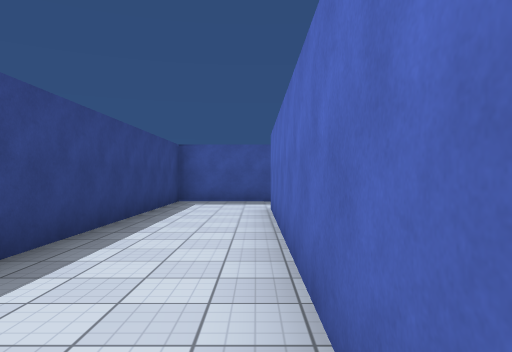
[1] (above)

24 first-person views from a walk through a Unity game level. The camera is 1.4 m above the floor, looks level and sees 70° across. The floor is counted in squares, 2 m on a side. Each view is taken from the middle of a square. On the plan, view 1 faces up. The plan holds only what a view shows up to about 11 squares ahead; the rest is blank. The place goes on beyond the plan. Surface patterns are stand-ins for the level's own textures.

[2]
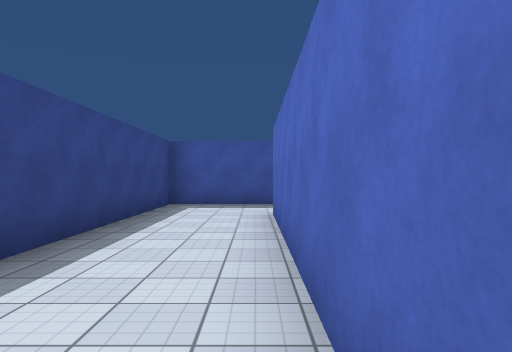

[3]
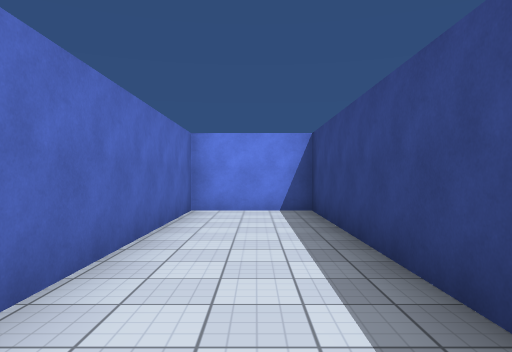

[4]
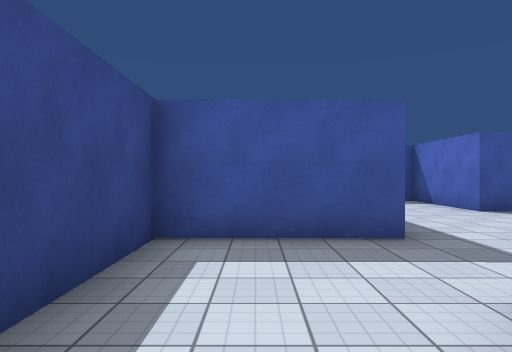

[5]
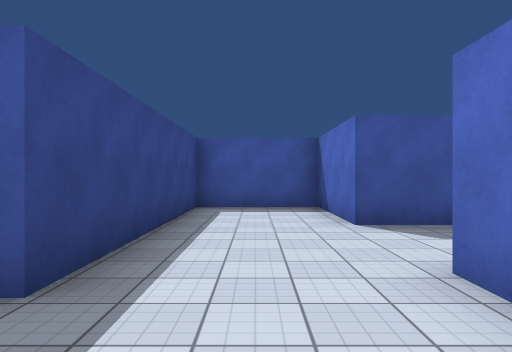

[6]
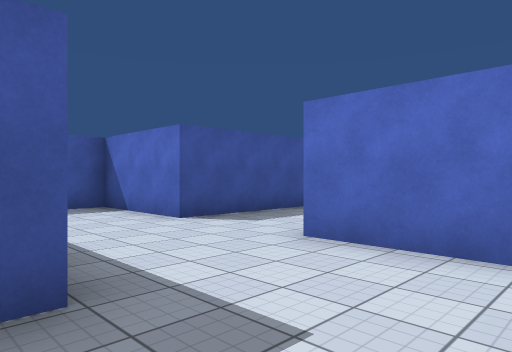

[7]
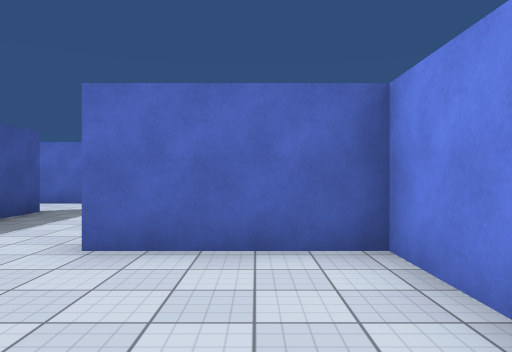

[8]
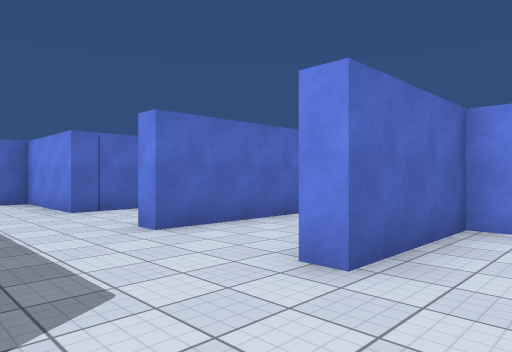

[9]
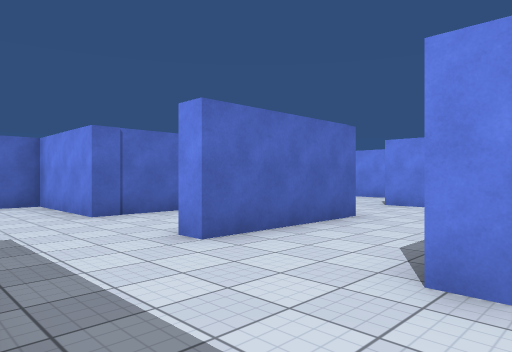

[10]
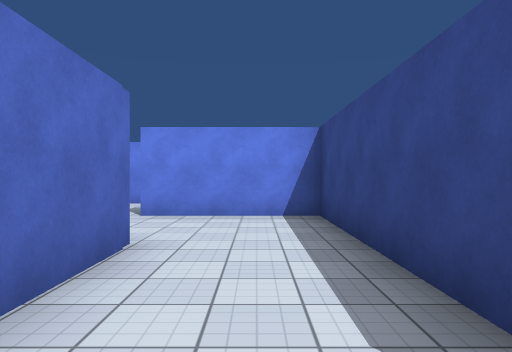

[11]
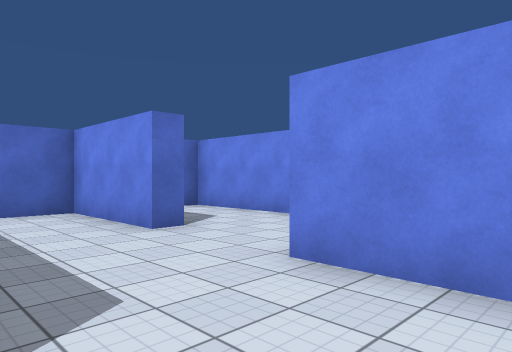

[12]
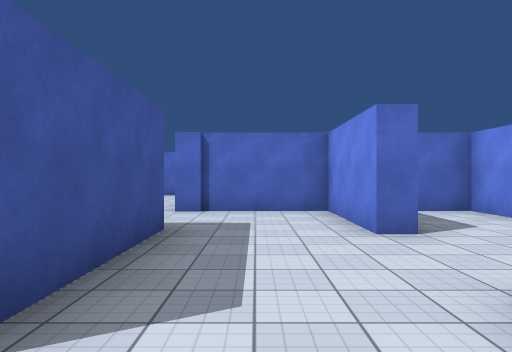

[13]
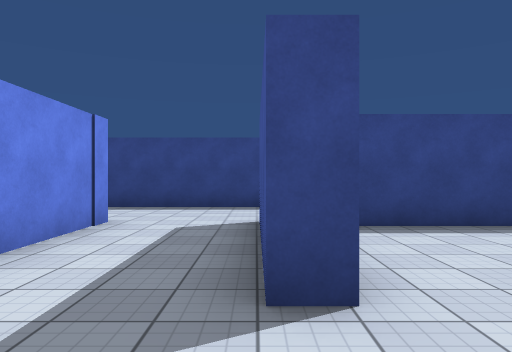

[14]
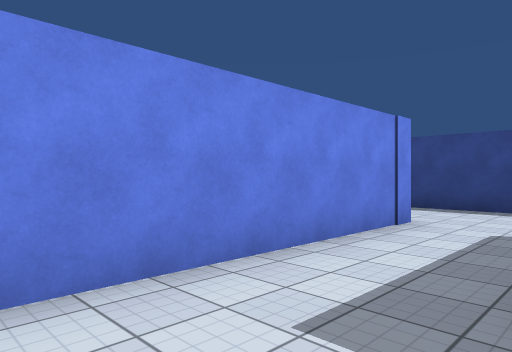

[15]
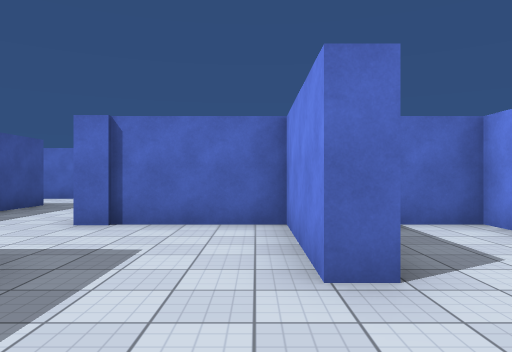

[16]
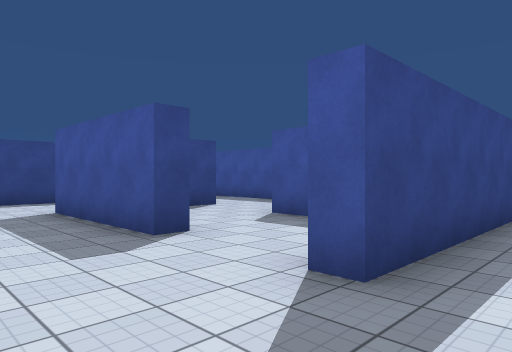

[17]
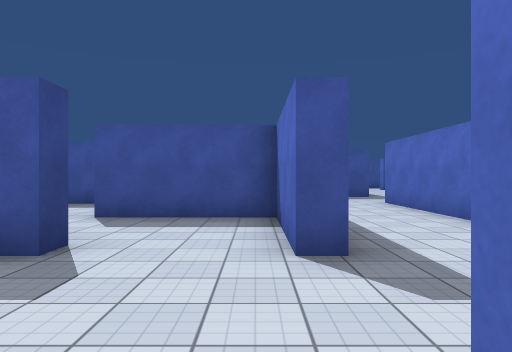

[18]
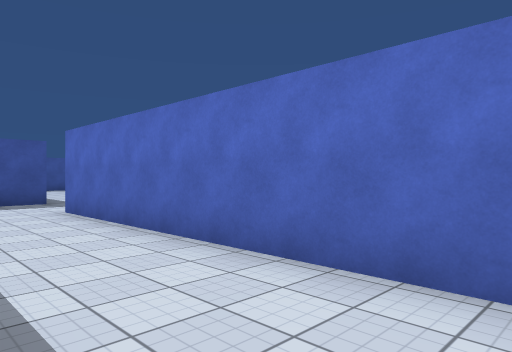

[19]
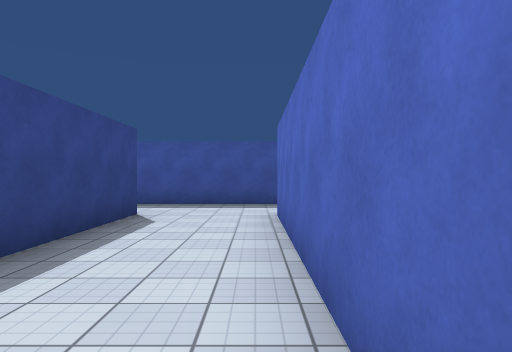

[20]
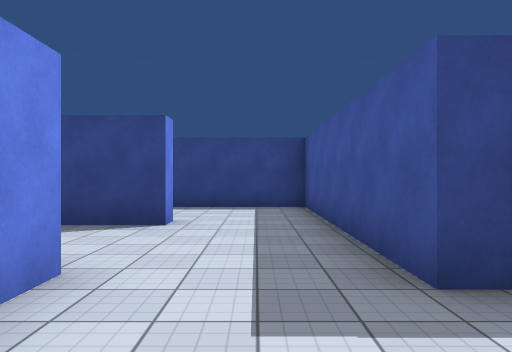

[21]
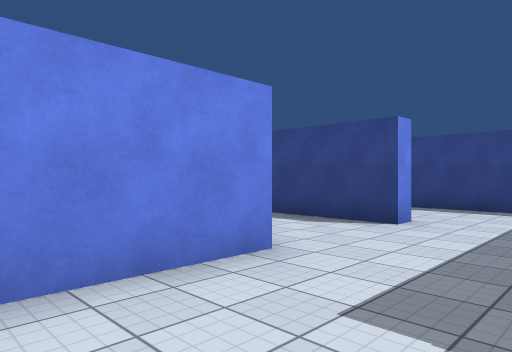

[22]
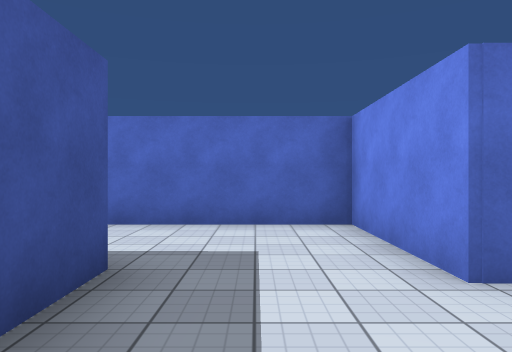

[23]
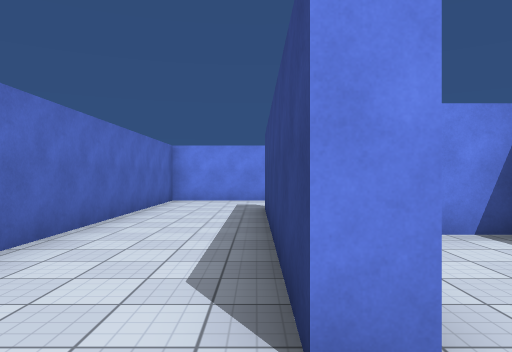

[24]
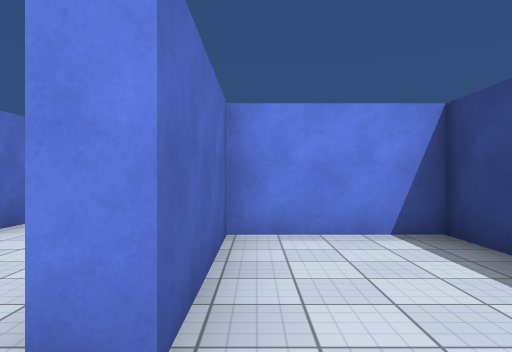

### Floor plan
Ten units are one square. View 1 is at (0, 0); x grows to the right and y downward. Boxes are objects, and circles mark ways between rooms. Rooms are numbered by the first view taken in them; rooms with no view inside come last. Other rooms are left out.
<svg viewBox="-26 -230 184 249">
<path fill="none" stroke="#000" d="M7 -101 -21 -101 -21 14 3 14 3 -78M18 -78 34 -78 34 -106M34 -132 34 -161 7 -161 7 -101M39 -95 39 -46 70 -46M34 -106 39 -106M63 -71 63 -106 68 -106M70 -132 34 -132M70 -46 70 -41 41 -41M34 -17 124 -17 124 -30M94 -40 94 -46M7 -41 7 -6M99 -72 66 -72M70 -138 70 -132M94 -197 98 -197 98 -132 94 -132 94 -161 62 -161M94 -88 94 -106 124 -106 124 -197 153 -197 153 -225M127 -225 127 -221 94 -221M94 -221 67 -221 67 -166 94 -166 94 -197M122 -70 122 -76M94 -46 124 -46 124 -71M39 -168 39 -159"/>
<circle cx="10" cy="-85" r="3" fill="#2a7"/>
<circle cx="25" cy="-100" r="3" fill="#2a7"/>
<circle cx="40" cy="-115" r="3" fill="#2a7"/>
<circle cx="70" cy="-55" r="3" fill="#2a7"/>
<circle cx="70" cy="-115" r="3" fill="#2a7"/>
<circle cx="85" cy="-40" r="3" fill="#2a7"/>
<circle cx="100" cy="-55" r="3" fill="#2a7"/>
<circle cx="100" cy="-205" r="3" fill="#2a7"/>
<circle cx="70" cy="-145" r="3" fill="#2a7"/>
<text x="0" y="-40">1</text>
<text x="20" y="-90">2</text>
<text x="20" y="-130">3</text>
<text x="50" y="-90">4</text>
<text x="60" y="-30">5</text>
<text x="80" y="-60">6</text>
<text x="110" y="-150">7</text>
<text x="80" y="-190">8</text>
<text x="110" y="-60">9</text>
<text x="50" y="-150">10</text>
</svg>
Room 1 opens to room 2. Room 2 opens to room 3. Room 3 opens to room 4. Room 4 opens to room 6. Room 4 opens to room 7. Room 5 opens to room 6. Room 6 opens to room 9. Room 7 opens to room 8. Room 7 opens to room 10.

Where each view was taken, in squares from view 1:
view 1: 0 up, 0 right, facing up
view 2: 1 up, 0 right, facing up
view 3: 6 up, 1 left, facing down
view 4: 6 up, 1 left, facing up
view 5: 8 up, 2 right, facing up
view 6: 8 up, 0 right, facing up-right
view 7: 9 up, 0 right, facing right
view 8: 13 up, 2 right, facing down-right
view 9: 13 up, 3 right, facing down-right
view 10: 11 up, 5 right, facing down
view 11: 7 up, 5 right, facing down-right
view 12: 6 up, 5 right, facing right
view 13: 4 up, 9 right, facing left
view 14: 4 up, 9 right, facing down-left
view 15: 5 up, 7 right, facing right
view 16: 11 up, 11 right, facing up-left
view 17: 10 up, 9 right, facing up
view 18: 12 up, 10 right, facing up-right
view 19: 13 up, 12 right, facing up
view 20: 21 up, 15 right, facing left
view 21: 22 up, 15 right, facing down-left
view 22: 21 up, 10 right, facing right
view 23: 21 up, 10 right, facing down
view 24: 21 up, 9 right, facing down
